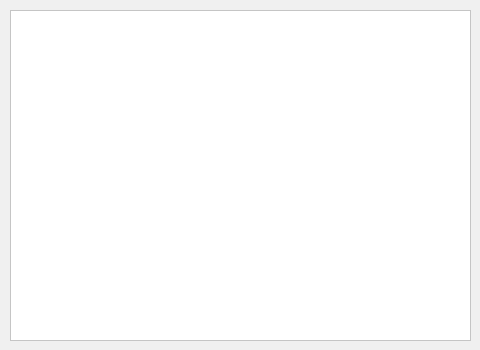
<?xml version="1.0" encoding="UTF-8"?>
<ui version="4.0">
 <class>dlg_prescriptiondetail</class>
 <widget class="QDialog" name="dlg_prescriptiondetail">
  <property name="geometry">
   <rect>
    <x>0</x>
    <y>0</y>
    <width>480</width>
    <height>350</height>
   </rect>
  </property>
  <property name="windowTitle">
   <string>处方明细</string>
  </property>
  <property name="styleSheet">
   <string notr="true">background-color: rgb(240, 240, 240);</string>
  </property>
  <widget class="QTableWidget" name="tableWidget">
   <property name="geometry">
    <rect>
     <x>10</x>
     <y>10</y>
     <width>461</width>
     <height>331</height>
    </rect>
   </property>
   <property name="styleSheet">
    <string notr="true">background-color: rgb(255, 255, 255);</string>
   </property>
   <property name="editTriggers">
    <set>QAbstractItemView::NoEditTriggers</set>
   </property>
  </widget>
 </widget>
 <resources/>
 <connections/>
</ui>
